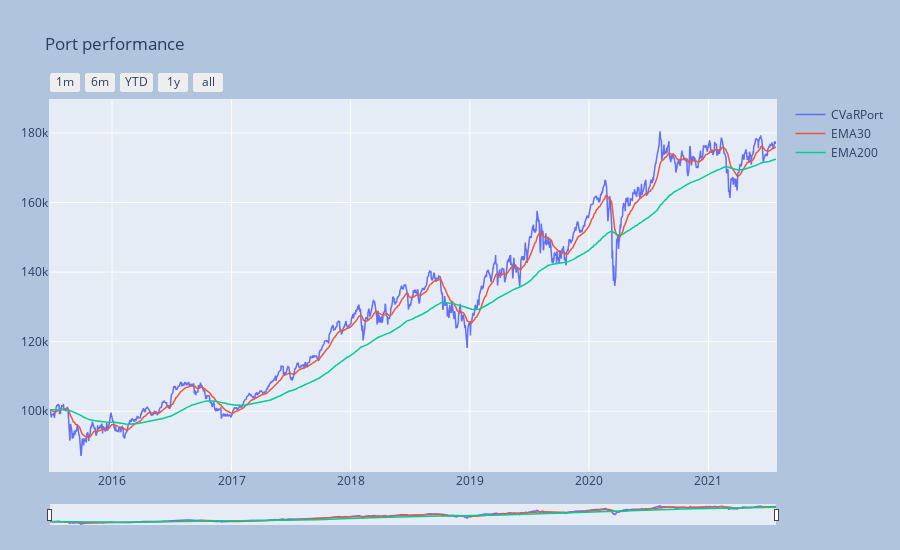

The notebook cell this image was saved under:
### Markdown cell above
### View the portfolio time-series 

For reference EMA for 30 and 200 business days were added *(default behavior)*.

> Note the use of flag `fancy=True`. It designates the use of *plotly* package for interactive time-series. 

For a full list of available setting parameters see the documentation.

### Code cell
_ = pr1.port_view(fancy=True)

### Figure 1 — Plotly figure (JSON) as saved in the notebook; plotly's stock layout.template omitted (floating-point values rounded to 4 significant figures; data arrays with more than 128 entries replaced by an {"elided": "..."} marker saying what was removed)
{"data": [{"line": {"width": 1.5}, "name": "CVaRPort", "type": "scatter", "x": {"elided": "1533 str values"}, "y": {"elided": "1533 float values"}}, {"line": {"width": 1.5}, "name": "EMA30", "type": "scatter", "x": {"elided": "1533 str values"}, "y": {"elided": "1533 float values"}}, {"line": {"width": 1.5}, "name": "EMA200", "type": "scatter", "x": {"elided": "1533 str values"}, "y": {"elided": "1533 float values"}}], "layout": {"autosize": false, "height": 550, "margin": {"b": 25, "l": 50, "pad": 1, "r": 50, "t": 100}, "paper_bgcolor": "LightSteelBlue", "title": {"text": "Port performance"}, "width": 900, "xaxis": {"autorange": false, "fixedrange": false, "range": ["2015-06-25T00:00:00", "2021-07-27T00:00:00"], "rangeselector": {"buttons": [{"count": 1, "label": "1m", "step": "month", "stepmode": "backward"}, {"count": 6, "label": "6m", "step": "month", "stepmode": "backward"}, {"count": 1, "label": "YTD", "step": "year", "stepmode": "todate"}, {"count": 1, "label": "1y", "step": "year", "stepmode": "backward"}, {"step": "all"}]}, "rangeslider": {"thickness": 0.05, "visible": true}, "type": "date"}, "yaxis": {"autorange": false, "fixedrange": false, "range": [82840.0, 189400.0]}}}
